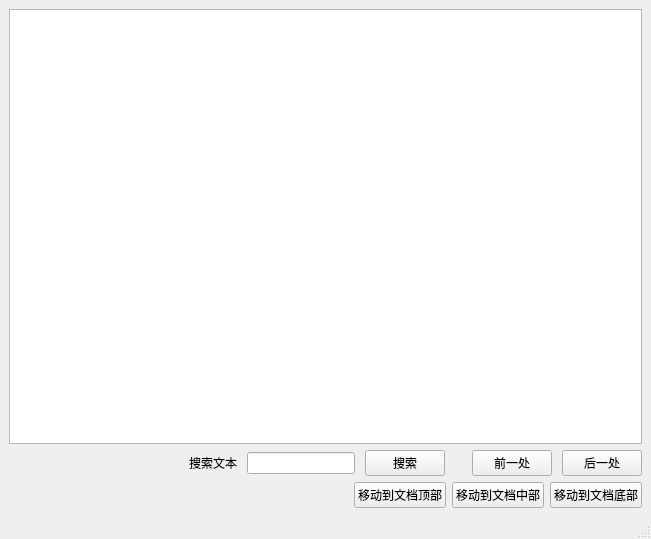
<?xml version="1.0" encoding="UTF-8"?>
<ui version="4.0">
 <class>MainWindow</class>
 <widget class="QMainWindow" name="MainWindow">
  <property name="geometry">
   <rect>
    <x>0</x>
    <y>0</y>
    <width>651</width>
    <height>539</height>
   </rect>
  </property>
  <property name="windowTitle">
   <string>MainWindow</string>
  </property>
  <widget class="QWidget" name="centralwidget">
   <layout class="QGridLayout" name="gridLayout">
    <item row="0" column="0">
     <layout class="QVBoxLayout" name="verticalLayout">
      <item>
       <widget class="QTextEdit" name="textEdit">
        <property name="html">
         <string>&lt;!DOCTYPE HTML PUBLIC &quot;-//W3C//DTD HTML 4.0//EN&quot; &quot;http://www.w3.org/TR/REC-html40/strict.dtd&quot;&gt;
&lt;html&gt;&lt;head&gt;&lt;meta name=&quot;qrichtext&quot; content=&quot;1&quot; /&gt;&lt;style type=&quot;text/css&quot;&gt;
p, li { white-space: pre-wrap; }
&lt;/style&gt;&lt;/head&gt;&lt;body style=&quot; font-family:'SimSun'; font-size:9pt; font-weight:400; font-style:normal;&quot;&gt;
&lt;p style=&quot;-qt-paragraph-type:empty; margin-top:0px; margin-bottom:0px; margin-left:0px; margin-right:0px; -qt-block-indent:0; text-indent:0px; font-family:'SimSun';&quot;&gt;&lt;br /&gt;&lt;/p&gt;&lt;/body&gt;&lt;/html&gt;</string>
        </property>
       </widget>
      </item>
      <item>
       <layout class="QHBoxLayout" name="horizontalLayout_2">
        <property name="spacing">
         <number>0</number>
        </property>
        <item>
         <spacer name="horizontalSpacer">
          <property name="orientation">
           <enum>Qt::Horizontal</enum>
          </property>
          <property name="sizeHint" stdset="0">
           <size>
            <width>40</width>
            <height>20</height>
           </size>
          </property>
         </spacer>
        </item>
        <item>
         <layout class="QHBoxLayout" name="horizontalLayout">
          <property name="spacing">
           <number>10</number>
          </property>
          <item>
           <widget class="QLabel" name="label_2">
            <property name="text">
             <string>搜索文本</string>
            </property>
           </widget>
          </item>
          <item>
           <widget class="QLineEdit" name="lineEdit"/>
          </item>
          <item>
           <widget class="QPushButton" name="pushButton">
            <property name="text">
             <string>搜索</string>
            </property>
           </widget>
          </item>
          <item>
           <widget class="QLabel" name="label">
            <property name="text">
             <string/>
            </property>
           </widget>
          </item>
          <item>
           <widget class="QPushButton" name="btn_before">
            <property name="text">
             <string>前一处</string>
            </property>
           </widget>
          </item>
          <item>
           <widget class="QPushButton" name="btn_after">
            <property name="text">
             <string>后一处</string>
            </property>
           </widget>
          </item>
         </layout>
        </item>
       </layout>
      </item>
      <item>
       <layout class="QHBoxLayout" name="horizontalLayout_4">
        <item>
         <spacer name="horizontalSpacer_2">
          <property name="orientation">
           <enum>Qt::Horizontal</enum>
          </property>
          <property name="sizeHint" stdset="0">
           <size>
            <width>40</width>
            <height>20</height>
           </size>
          </property>
         </spacer>
        </item>
        <item>
         <layout class="QHBoxLayout" name="horizontalLayout_3">
          <item>
           <widget class="QPushButton" name="btn_movetop">
            <property name="text">
             <string>移动到文档顶部</string>
            </property>
           </widget>
          </item>
          <item>
           <widget class="QPushButton" name="btn_central">
            <property name="text">
             <string>移动到文档中部</string>
            </property>
           </widget>
          </item>
          <item>
           <widget class="QPushButton" name="btn_bottom">
            <property name="text">
             <string>移动到文档底部</string>
            </property>
           </widget>
          </item>
         </layout>
        </item>
       </layout>
      </item>
     </layout>
    </item>
   </layout>
  </widget>
  <widget class="QMenuBar" name="menubar">
   <property name="geometry">
    <rect>
     <x>0</x>
     <y>0</y>
     <width>651</width>
     <height>23</height>
    </rect>
   </property>
  </widget>
  <widget class="QStatusBar" name="statusbar"/>
 </widget>
 <resources/>
 <connections/>
</ui>
